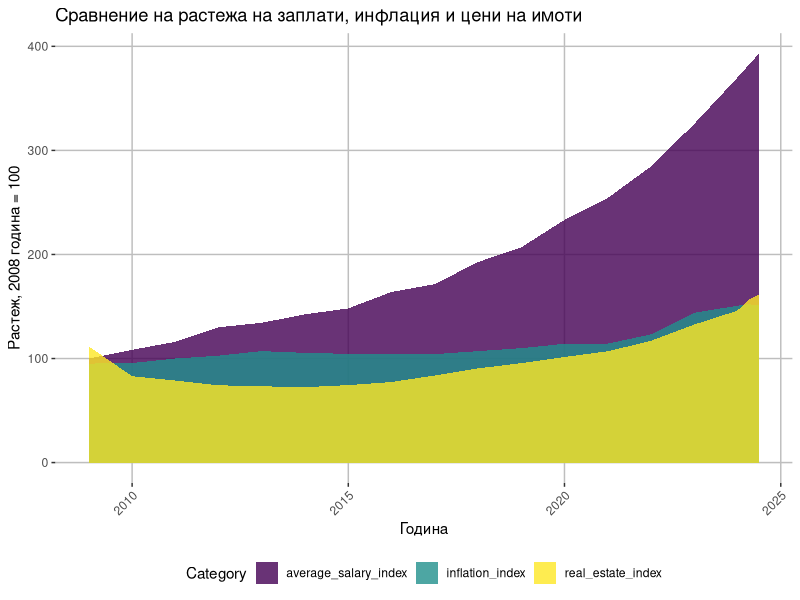
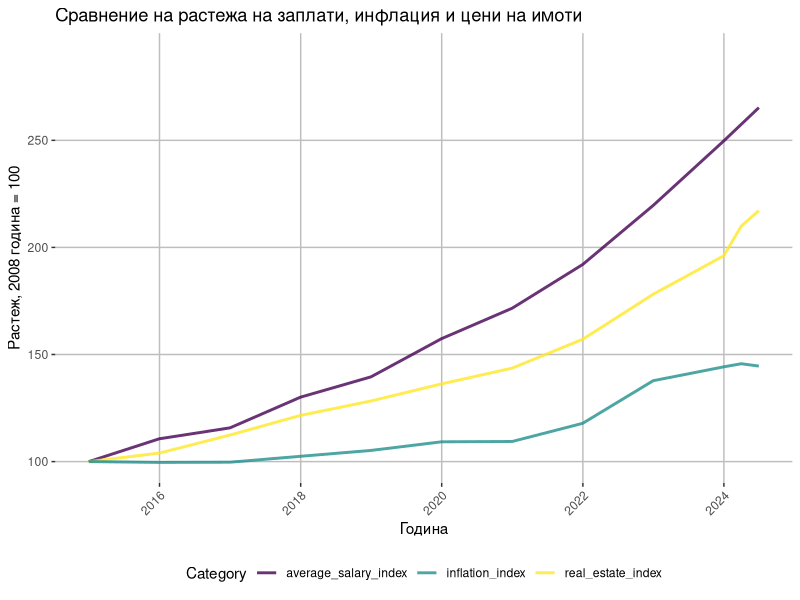
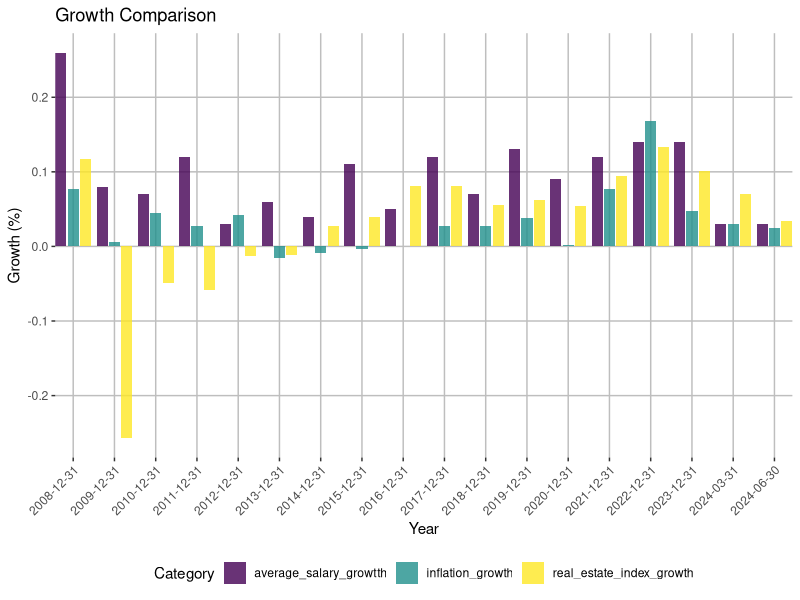
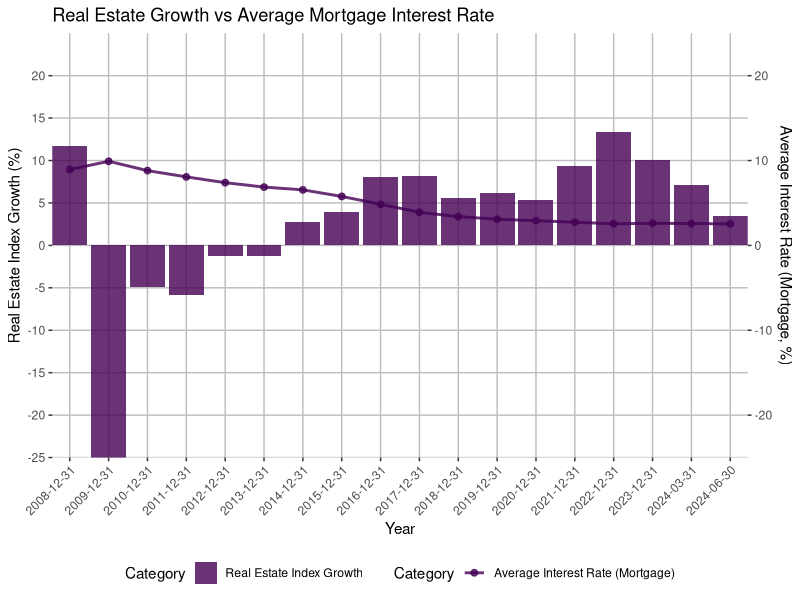
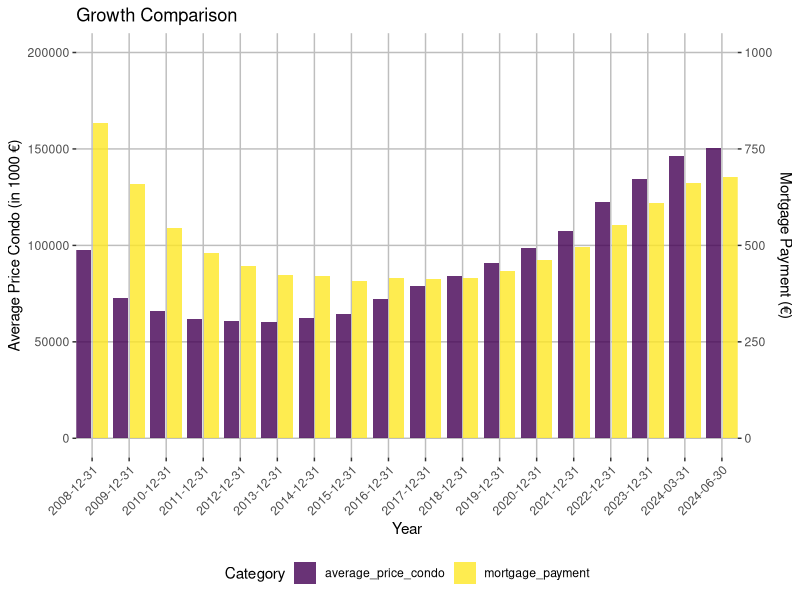
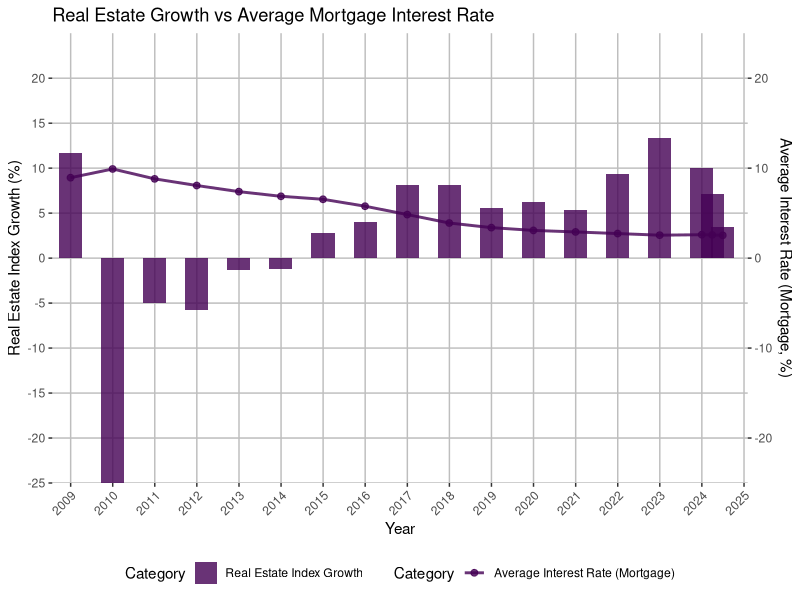
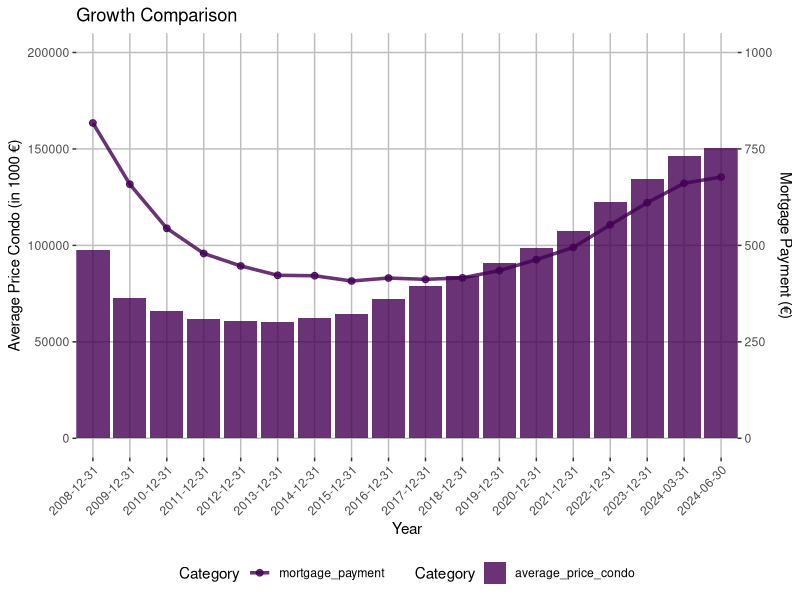
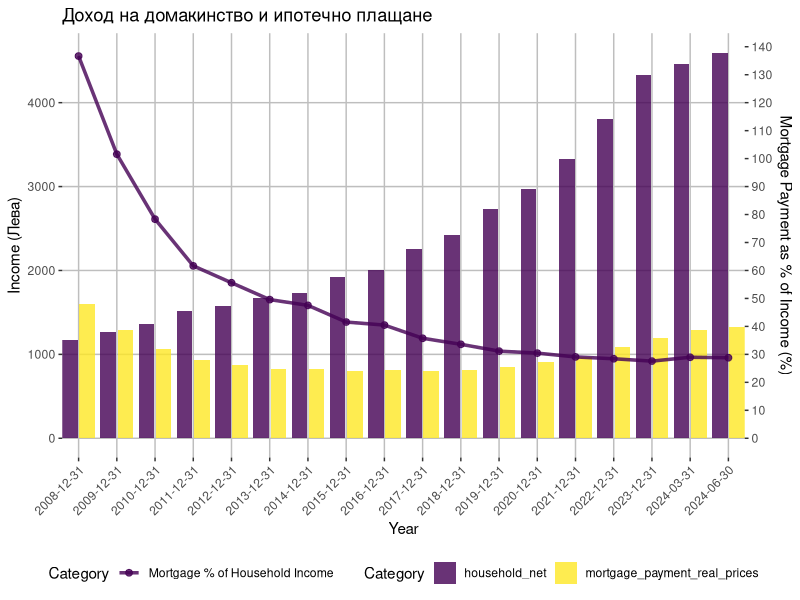

These figures' R source, in order:
## ---- chunk 1
knitr::opts_chunk$set(echo = TRUE)
## ---- chunk 2

library(tidyverse)
library(readxl)
library(lubridate)
library(viridis)
library(scales)
## ---- chunk 3
setwd("C:\\Users\\Ivan\\Documents\\DataAnalyst\\Bulgarian Real Estate Prices")

customTheme<- theme(axis.text.x = element_text(angle = 45, vjust = 1, hjust = 1),
            panel.background = element_rect(fill = NA, color = NA),
        panel.grid.major = element_line(color = "gray", size = 0.5),  # Major grid lines
        panel.grid.minor = element_blank(),
            legend.position = "bottom"

        )
virirdis_fill<-scale_fill_viridis(
    alpha = 0.8,
    discrete = TRUE,
    option = "D",
    aesthetics = "fill"
  )
viridis_color <-  scale_color_viridis(
  alpha = 0.8,
  discrete = TRUE,
  option = "D",
  aesthetics = "colour"
)

data_row <- read_excel("real_estate_data.xlsx")
#mutate dates to Date
data <- data_row%>%
  mutate(year=as.Date(year,format='%d.%m.%Y'))
## ---- chunk 4
#pivot long
growth_df <- data%>%
  pivot_longer(cols=c(inflation_index,
               real_estate_index,
               average_salary_index),
               names_to = 'category',
               values_to = 'growth'
               )
ggplot(growth_df, aes(x = year, y = growth, fill = category)) +
  geom_area(
    data = subset(growth_df, category == "average_salary_index"),
    stat = "identity",
    position = position_dodge2(width=0.3,  preserve = "single")) +
  geom_area(
    data = subset(growth_df, category != "average_salary_index"),
    stat = "identity",
           position = position_dodge2(width=0.3,  preserve = "single")) +
 
 virirdis_fill+
  
  labs(
    title = "Сравнение на растежа на заплати, инфлация и цени на имоти",
    x = "Година",
    y = "Растеж, 2008 година = 100",
    fill = "Category",
    color = "Category"
  )+
  customTheme
## ---- chunk 5
# Step 1: Calculate the base year value (2010) for each category
base_year_values <- growth_df %>%
  filter(format(year, "%Y") == "2014") %>%
  group_by(category) %>%
  summarise(base_value = first(growth))

# Step 2: Rebase the data
rebased_df <- growth_df %>%
  left_join(base_year_values, by = "category") %>%
  mutate(rebased_growth = (growth / base_value) * 100)

# Step 3: Filter for years after 2010 for plotting
growth_after_2014 <- rebased_df %>%
  filter(year >= as.Date("2014-01-01"))


max_index_value<- max(growth_after_2014$rebased_growth, na.rm = TRUE)



ggplot(data=growth_after_2014, aes(x = year, y = rebased_growth, colour = category)) +
  scale_y_continuous(
    limits = c(90,300),
    breaks = seq( 0, 280, # Use entire dataset
                  by = 50
    ),
    expand = c(0, 0) # Remove extra padding)
  ) +
  geom_line(
    data = subset(growth_after_2014, category == "average_salary_index"),
    stat = "identity",
    size=1,
    position = position_dodge2(width=0.3,  preserve = "single")) +
 
  geom_line(
    data = subset(growth_after_2014, category == "real_estate_index"),
    stat = "identity",
    size=1,
    position = position_dodge2(width=0.3,  preserve = "single")) +
  geom_line(
    data = subset(growth_after_2014, category == "inflation_index"),
    stat = "identity",
    size=1,
    position = position_dodge2(width=0.3,  preserve = "single")) +
 viridis_color +
  labs(
    title = "Сравнение на растежа на заплати, инфлация и цени на имоти",
    x = "Година",
    y = "Растеж, 2008 година = 100",
    fill = "Category",
    color = "Category"
  )+
  customTheme
## ---- chunk 6
growth_df <- data%>%
  pivot_longer(cols=c(inflation_growth,
               real_estate_index_growth,
               average_salary_growtth),
               names_to = 'category',
               values_to = 'growth'
               )

growth_number <- data%>%
  pivot_longer(cols=c(inflation_growth,
               real_estate_index_growth,
               average_salary_growtth),
               names_to = 'category',
               values_to = 'growth'
               )



ggplot(growth_df, aes(x = factor(year), y = growth, fill = category)) +
  geom_bar(stat = "identity",
           position = position_dodge2(width=0.1,  preserve = "single")) +
  scale_x_discrete(
    breaks = c('2008-12-31','2009-12-31','2010-12-31','2011-12-31','2012-12-31',
                       '2013-12-31','2014-12-31',
               '2015-12-31','2016-12-31','2017-12-31',
               '2018-12-31','2019-12-31','2020-12-31',
               '2021-12-31','2022-12-31','2023-12-31',
               '2024-03-31','2024-06-30'),
    # date_labels =c(replicate(15,'%Y'),'%month','%month'),
    expand = expansion(mult = c(0.01, 0.02)) # Ensure space for the quarterly points
  ) +
 virirdis_fill+
  labs(
    title = "Growth Comparison",
    x = "Year",
    y = "Growth (%)",
    fill = "Category",
    color = "Category"
  )+
  customTheme

## ---- chunk 7
data_factor<- data%>%mutate(year=factor(year))
ggplot(data_factor, aes(x =year),) +
  # Bar chart for real_estate_index_growth
  geom_bar(aes(y = real_estate_index_growth*100, fill = "Real Estate Index Growth"), 
           stat = "identity", position = position_dodge2(width=0.1,  preserve = "single")) + # Adjust `width` for bar spacing
  # Line chart for average_interest_rate_mortgage
  geom_line(aes(y = average_interest_rate_mortgage, color = "Average Interest Rate (Mortgage)"), size = 1,group = 1) +
  geom_point(aes(y = average_interest_rate_mortgage , color = "Average Interest Rate (Mortgage)"), size = 2) +
  
  # Scales and secondary y-axis
  scale_y_continuous(
    name = "Real Estate Index Growth (%)",
    limits = c(-30, 20), # Set limits for the left y-axis
    breaks = seq(-30, 20, by = 5), # Define breaks for the left y-axis
    sec.axis = sec_axis(~./1, name = "Average Interest Rate (Mortgage, %)"),
    expand = expansion(mult = c(-0.1, 0.1)) # Adds some space for better display
  ) +
  
  # Formatting for the x-axis
  scale_x_discrete(
    breaks = c('2008-12-31','2009-12-31','2010-12-31','2011-12-31','2012-12-31',
               '2013-12-31','2014-12-31',
               '2015-12-31','2016-12-31','2017-12-31',
               '2018-12-31','2019-12-31','2020-12-31',
               '2021-12-31','2022-12-31','2023-12-31',
               '2024-03-31','2024-06-30'),
    # date_labels =c(replicate(15,'%Y'),'%month','%month'),
    expand = expansion(mult = c(0.01, 0.02)) # Ensure space for the quarterly points
  ) +
  
  # Labels and titles
  labs(
    title = "Real Estate Growth vs Average Mortgage Interest Rate",
    x = "Year",
    fill = "Category",
    color = "Category"
  ) +
  
  # Custom colors for the charts
  # scale_fill_manual(values = c("Real Estate Index Growth" = "#69b3a2")) +
  # scale_color_manual(values = c("Average Interest Rate (Mortgage)" = "#404080")) +
 virirdis_fill+
 viridis_color+
 
  # Theme for better readability
  # theme_minimal() +
  theme(
    axis.text.x = element_text(angle = 45, hjust = 1),
    legend.position = "bottom"
  )+
  customTheme
## ---- chunk 8
growth_df2 <- data%>%
  pivot_longer(cols=c(average_price_condo,
                      mortgage_payment,
                     ),
               names_to = 'category',
               values_to = 'value'
  )%>%
  mutate(
    # Scale `average_price_condo` to align with the primary y-axis (0–100)
    scaled_value = ifelse(category == "average_price_condo", value, value *200)
  )
# Plot with dual y-axes
ggplot(growth_df2, aes(x = factor(year), fill = category)) +
  geom_bar(
    aes(y = scaled_value),
    stat = "identity",
    position = position_dodge2(width = 0.1, preserve = "single")
  ) +
  scale_x_discrete(
    breaks = c(
      '2008-12-31', '2009-12-31', '2010-12-31', '2011-12-31', '2012-12-31',
      '2013-12-31', '2014-12-31', '2015-12-31', '2016-12-31', '2017-12-31',
      '2018-12-31', '2019-12-31', '2020-12-31', '2021-12-31', '2022-12-31',
      '2023-12-31', '2024-03-31', '2024-06-30'
    ),
    expand = expansion(mult = c(0.01, 0.02)) # Ensure space for the quarterly points
  ) +
  scale_y_continuous(
    name = "Average Price Condo (in 1000 €)",  # Primary y-axis for `average_price_condo`
    limits = c(0,200000),
    sec.axis = sec_axis(~ . / 200,
                        name = "Mortgage Payment (€)",
                       )  # Secondary y-axis for `mortgage_payment`
  ) +
 
 virirdis_fill+
  labs(
    title = "Growth Comparison",
    x = "Year",
    fill = "Category"
  ) +
 customTheme
## ---- chunk 9
data_factor<- data%>%mutate(year=factor(year))

ggplot(data, aes(x = year)) +
  # Bar chart for real_estate_index_growth
  geom_bar(aes(y = real_estate_index_growth*100, fill = "Real Estate Index Growth"), 
           stat = "identity", position = "dodge", width = 200) + 
  # Line chart for average_interest_rate_mortgage
  geom_line(aes(y = average_interest_rate_mortgage, color = "Average Interest Rate (Mortgage)"), size = 1) +
  geom_point(aes(y = average_interest_rate_mortgage , color = "Average Interest Rate (Mortgage)"), size = 2) +
  
  # Scales and secondary y-axis
  scale_y_continuous(
    name = "Real Estate Index Growth (%)",
    limits = c(-30, 20), # Set limits for the left y-axis
    breaks = seq(-30, 20, by = 5), # Define breaks for the left y-axis
    sec.axis = sec_axis(~./1, name = "Average Interest Rate (Mortgage, %)"),
    expand = expansion(mult = c(-0.1, 0.1)) # Adds some space for better display
  ) +
  
  # Formatting for the x-axis
  scale_x_date(
    date_breaks = "1 year",
    date_labels = "%Y",
    expand = expansion(mult = c(0.01, 0.02)) # Ensure space for the quarterly points
  ) +
  
  # Labels and titles
  labs(
    title = "Real Estate Growth vs Average Mortgage Interest Rate",
    x = "Year",
    fill = "Category",
    color = "Category"
  ) +
  
  # Custom colors for the charts
  viridis_color +
 virirdis_fill +
  
  # Theme for better readability
   customTheme
## ---- chunk 10
growth_df2 <- data%>%
  pivot_longer(cols=c(average_price_condo,
                      mortgage_payment,
                     ),
               names_to = 'category',
               values_to = 'value'
  )%>%
  mutate(
    # Scale `average_price_condo` to align with the primary y-axis (0–100)
    scaled_value = ifelse(category == "average_price_condo", value, value *200)
  )
# Plot with dual y-axes and line chart for `average_price_condo`
ggplot(growth_df2, aes(x = factor(year))) +
  # Bar chart for `mortgage_payment`
  geom_bar(
    data = growth_df2 %>% filter(category == "average_price_condo"),
    aes(y = scaled_value, fill = category),
    stat = "identity",
    position = position_dodge2(width = 0.1, preserve = "single")
  ) +
  # Line chart for `mortgage_payment`
  geom_line(
    data = growth_df2 %>% filter(category == "mortgage_payment"),
    aes(y = scaled_value, color = category, group = 1),
    size = 1.2
  ) +
  # Optional: Add points to the line chart
  geom_point(
    data = growth_df2 %>% filter(category == "mortgage_payment"),
    aes(y = scaled_value, color = category),
    size = 2
  ) +
  scale_x_discrete(
    breaks = c(
      '2008-12-31', '2009-12-31', '2010-12-31', '2011-12-31', '2012-12-31',
      '2013-12-31', '2014-12-31', '2015-12-31', '2016-12-31', '2017-12-31',
      '2018-12-31', '2019-12-31', '2020-12-31', '2021-12-31', '2022-12-31',
      '2023-12-31', '2024-03-31', '2024-06-30'
    ),
    expand = expansion(mult = c(0.01, 0.02)) # Ensure space for the quarterly points
  ) +
  scale_y_continuous(
    name = "Average Price Condo (in 1000 €)",  # Primary y-axis for `average_price_condo`
    limits = c(0,200000),
    sec.axis = sec_axis(~ . / 200,
                        name = "Mortgage Payment (€)",
                       )  # Secondary y-axis for `mortgage_payment`
  ) +
 viridis_color+
 virirdis_fill+
  labs(
    title = "Growth Comparison",
    x = "Year",
    fill = "Category",
    color = "Category"
  ) +
  theme(
    axis.text.x = element_text(angle = 45, vjust = 1, hjust = 1),
    panel.background = element_rect(fill = NA, color = NA),
    axis.title.y.right = element_text(color = "black")  # Secondary axis label visibility
  )+
  customTheme

## ---- chunk 11
# Prepare data for plotting
salary_mortgage <- data %>%
  pivot_longer(
    cols = c(mortgage_payment_real_prices, household_net),
    names_to = 'category',
    values_to = 'income'
  )

# Line chart data for `mortgage_payment_real_prices_as_percent_houshold_income`
line_data <- data %>%
  select(year, mortgage_payment_real_prices_as_percent_houshold_income) %>%
  mutate(percentage = mortgage_payment_real_prices_as_percent_houshold_income * 100)

# Base plot
ggplot(salary_mortgage, aes(x = factor(year))) +
  # Bar chart for `mortgage_payment_real_prices` and `household_net`
  geom_bar(
    aes(y = income, fill = category),
    stat = "identity",
    position = position_dodge2(width = 0.1, preserve = "single")
  ) +
  # Line chart for `mortgage_payment_real_prices_as_percent_houshold_income`
  geom_line(
    data = line_data,
    aes(y = percentage * (5000 / 150), color = "Mortgage % of Household Income", group = 1),
    size = 1.2
  ) +
  geom_point(
    data = line_data,
    aes(y = percentage * (5000 / 150), color = "Mortgage % of Household Income"),
    size = 2
  ) +
  # X-axis formatting
  scale_x_discrete(
    breaks = c(
      '2008-12-31', '2009-12-31', '2010-12-31', '2011-12-31', '2012-12-31',
      '2013-12-31', '2014-12-31', '2015-12-31', '2016-12-31', '2017-12-31',
      '2018-12-31', '2019-12-31', '2020-12-31', '2021-12-31', '2022-12-31',
      '2023-12-31', '2024-03-31', '2024-06-30'
    ),
    expand = expansion(mult = c(0.01, 0.02))
  ) +
  # Primary and secondary y-axes
  scale_y_continuous(
    name = "Income (Лева)",  # Primary y-axis for income
    sec.axis = sec_axis(~ . / (5000 / 150), name = "Mortgage Payment as % of Income (%)",
                        breaks = c(0,10,20,30,40,50,60,70,80,90,100,110,120,130,140,150)),
    
  ) +
  # Add legend for line chart
 virirdis_fill +
 viridis_color+
  # scale_color_manual(
  #   values = c("Mortgage % of Household Income" = "red"),
  #   aesthetics = "color"
  # ) +
  # Labels and title
  labs(
    title = "Доход на домакинство и ипотечно плащане",
    x = "Year",
    fill = "Category",
    color = "Category"
  ) +
  # Theme adjustments
  theme(
    axis.text.x = element_text(angle = 45, vjust = 1, hjust = 1),
    panel.background = element_rect(fill = NA, color = NA),
    # axis.title.y.right = element_text(color = "red")  # Highlight secondary y-axis
  )+
  customTheme

## ---- chunk 12
prices <- data%>%
  pivot_longer(cols=c(average_price_condo,
                      `estimated_price_30%_morgage`,
                      ),
               names_to = 'category',
               values_to = 'price'
  )

ggplot(prices, aes(x = factor(year), y = price, fill = category)) +
  geom_bar(stat = "identity",
           position = position_dodge2(width=0.1,  preserve = "single")) +
  scale_x_discrete(
    breaks = c('2008-12-31','2009-12-31','2010-12-31','2011-12-31','2012-12-31',
               '2013-12-31','2014-12-31',
               '2015-12-31','2016-12-31','2017-12-31',
               '2018-12-31','2019-12-31','2020-12-31',
               '2021-12-31','2022-12-31','2023-12-31',
               '2024-03-31','2024-06-30'),
    # date_labels =c(replicate(15,'%Y'),'%month','%month'),
    expand = expansion(mult = c(0.01, 0.02)) # Ensure space for the quarterly points
  ) +
  virirdis_fill+
  labs(
    title = "Цени на апартаменти и изчислена цена на апартаменти",
    x = "Year",
    y = "Евро",
    fill = "Category",
    color = "Category"
  )+
  # scale_y_continuous(labels = percent) +
  theme(axis.text.x = element_text(angle = 45, vjust = 1, hjust = 1),
        panel.background = element_rect(fill = NA, color = NA))+
  customTheme
